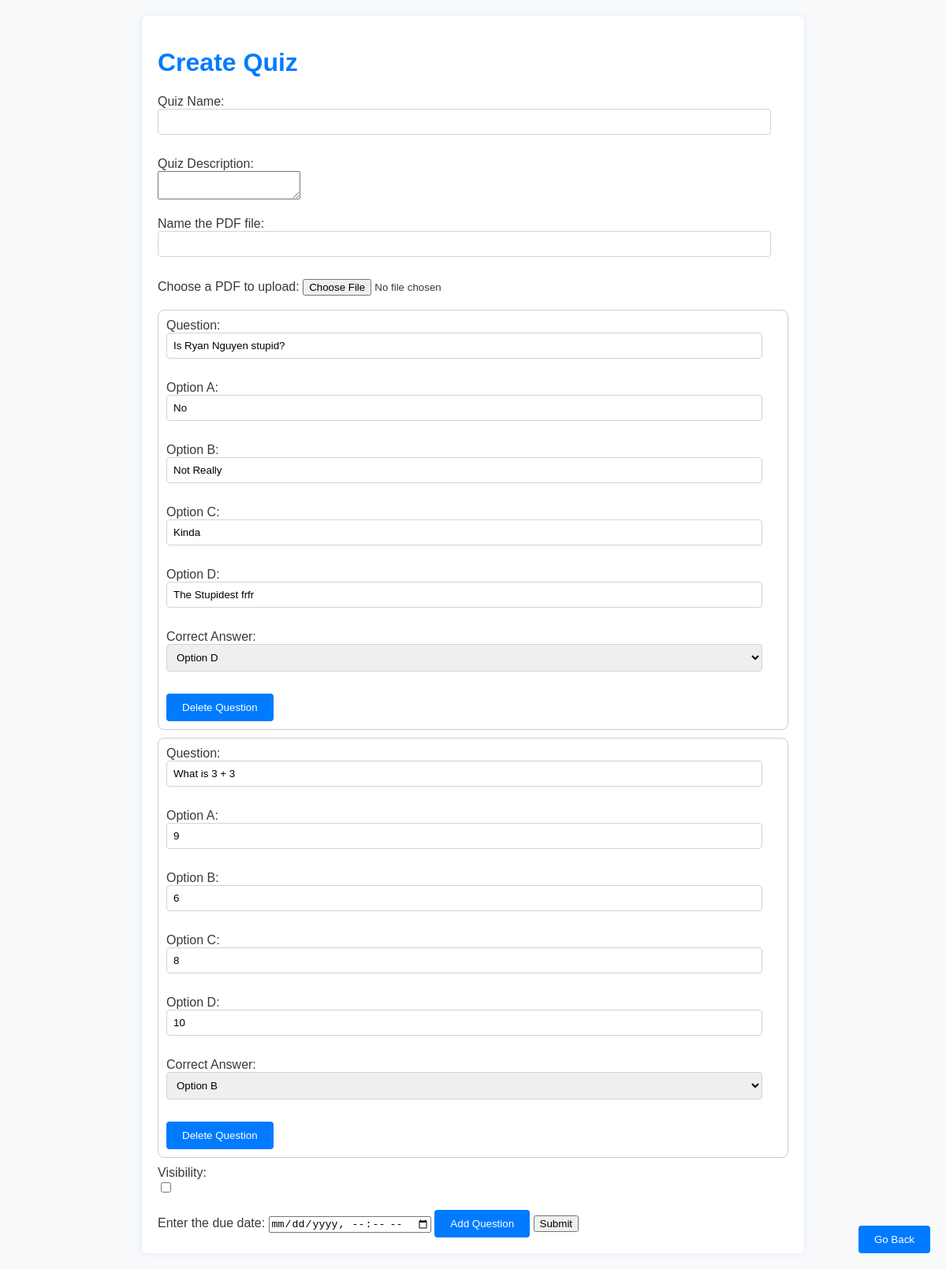
Page /quiz_editor?quiz_id=26 (signed in) on the committed database.
### tables this page shows
CREATE TABLE QUESTIONS (QUESTION_ID INTEGER UNIQUE PRIMARY KEY, QUIZ_ID INTEGER NOT NULL REFERENCES QUIZZES (QUIZ_ID), QUESTION TEXT NOT NULL, ANSWER_A TEXT NOT NULL, ANSWER_B TEXT NOT NULL, ANSWER_C TEXT NOT NULL, ANSWER_D TEXT NOT NULL, CORRECT_ANSWER TEXT NOT NULL, NUM_CORRECT INTEGER NOT NULL, NUM_INCORRECT INTEGER NOT NULL, NUM_EMPLOYEES_COMPLETED INTEGER NOT NULL, QUESTION_TYPE TEXT NOT NULL);

### manage_quizzes.py (the view)
@website.route('/quiz_editor')
def quiz_editor():
    if session['role'] == 1:
        quiz_id = request.args.get('quiz_id')
        quiz_name = request.args.get('quiz_name')
        quiz_desc = request.args.get('quiz_desc')
        cursor = database.conn.cursor()
        cursor.execute(
            "SELECT QUESTION, ANSWER_A, ANSWER_B, ANSWER_C, ANSWER_D, CORRECT_ANSWER FROM QUESTIONS WHERE QUIZ_ID = ?",
            (quiz_id,))
        questions = []
        for row in cursor.fetchall():
            question_text, option_a, option_b, option_c, option_d, correct_answer = row
            questions.append({
                'question_text': question_text,
                'option_a': option_a,
                'option_b': option_b,
                'option_c': option_c,
                'option_d': option_d,
                'correct_answer': correct_answer
            })
        cursor.close()
        return render_template('quiz_editor.html', quiz_id=quiz_id, quiz_name=quiz_name, quiz_desc=quiz_desc,
                               questions=questions)
    else:
        return render_template('prohibited.html')

### templates/quiz_editor.html (shortened to what this page needs)
<!DOCTYPE html>
<html lang="en">
<head>
</head>
<body>
    <div class="container">
        <h1>Create Quiz</h1>
        <form id="quizForm" action = "{{ url_for('quiz_editing') }}" method="POST" enctype="multipart/form-data">
            <label for="quiz_name">Quiz Name:</label><br>
            <input type="text" id="quizTitle" name="quiz_name" value="{{ request.args.get('quiz_name', '') }}"><br><br>
            <label for="quiz_desc">Quiz Description:</label><br>
            <textarea id="quiz_desc" name="quiz_desc">{{ request.args.get('quiz_desc', '') }}</textarea><br><br>
            <label for="material_name">Name the PDF file:</label><br>
            <input type="text" id="material_name" name="material_name"><br><br>
            <label for="file">Choose a PDF to upload:</label>
            <input type="file" id="file" name="file" value={{ None }} accept=".pdf">
        <br>
		<br>
            <div id="questionsContainer">
                {% for question in questions %}
                    <div class="question">
                        <label for="question{{ loop.index }}">Question:</label><br>
                        <input type="text" id="question{{ loop.index }}" name="question{{ loop.index }}" value="{{ question.question_text }}"><br><br>
                        <label for="option{{ loop.index }}A">Option A:</label><br>
                        <input type="text" id="option{{ loop.index }}A" name="option{{ loop.index }}A" value="{{ question.option_a }}"><br><br>
                        <label for="option{{ loop.index }}B">Option B:</label><br>
                        <input type="text" id="option{{ loop.index }}B" name="option{{ loop.index }}B" value="{{ question.option_b }}"><br><br>
                        <label for="option{{ loop.index }}C">Option C:</label><br>
                        <input type="text" id="option{{ loop.index }}C" name="option{{ loop.index }}C" value="{{ question.option_c }}"><br><br>
                        <label for="option{{ loop.index }}D">Option D:</label><br>
                        <input type="text" id="option{{ loop.index }}D" name="option{{ loop.index }}D" value="{{ question.option_d }}"><br><br>
                        <label for="correctAnswer{{ loop.index }}">Correct Answer:</label><br>
                        <select id="correctAnswer{{ loop.index }}" name="correctAnswer{{ loop.index }}">
                            <option value="optionB" {% if question.correct_answer == 'optionB' %} selected {% endif %}>Option B</option>
                            <option value="optionD" {% if question.correct_answer == 'optionD' %} selected {% endif %}>Option D</option>
                        </select><br><br>
                        <button type="button" onclick="deleteQuestion(this)" style="background-color: #007bff;">Delete Question</button>
                    </div>
                {% endfor %}
            </div>
            <label for="isVisible">Visibility:</label><br>
            <input type="checkbox" id="isVisible" name="isVisible" value="1" {% if request.args.get('is_Visible') == '1' %} checked {% endif %}><br><br>
            <label for="due_date">Enter the due date:</label>
            <input type="datetime-local" id="due_date" name="due_date" value="{{ request.args.get('due_Date', '') }}">
            <button type="button" onclick="addQuestion()" style="background-color: #007bff;">Add Question</button>
            {% if request.args.get('quiz_id') %} <input type="submit" onclick="editQuiz(request.args.get('quiz_id'))">
            {% else %} <input type="submit" onclick="createQuiz()">
            {% endif %}
        </form>
    </div>
    <div class="back-button">
        <button onclick="goBack()">Go Back</button>
    </div>
</body>
</html>

### templates/quiz_editor.html (style rules this page uses)
body { font-family: Arial, sans-serif; background-color: #f8f9fa; color: #343a40; margin: 0; padding: 0; }
h1 { color: #007bff; }
.container { max-width: 800px; margin: 20px auto; padding: 20px; background-color: white; border-radius: 8px; box-shadow: 0 0 10px rgba(0, 123, 255, 0.1); }
.question { border: 1px solid #ccc; padding: 10px; margin-bottom: 10px; background-color: #fff; border-radius: 8px; }
input[type="text"], select { width: calc(100% - 22px); padding: 8px; margin-bottom: 10px; border: 1px solid #ced4da; border-radius: 4px; box-sizing: border-box; }
button { background-color: #007bff; color: white; padding: 10px 20px; border: none; border-radius: 4px; cursor: pointer; transition: background-color 0.3s; }
.back-button { position: fixed; bottom: 20px; right: 20px; }
.back-button button { background-color: #007bff; color: white; padding: 10px 20px; border: none; border-radius: 4px; cursor: pointer; transition: background-color 0.3s; }

### rows in the picture
QUESTIONS: question_text "Is Ryan Nguyen stupid?", option_a "No", option_b "Not Really", option_c "Kinda", option_d "The Stupidest frfr", CORRECT_ANSWER "Option D"
QUESTIONS: question_text "What is 3 + 3", option_a "9", option_b "6", option_c "8", option_d "10", CORRECT_ANSWER "Option B"
